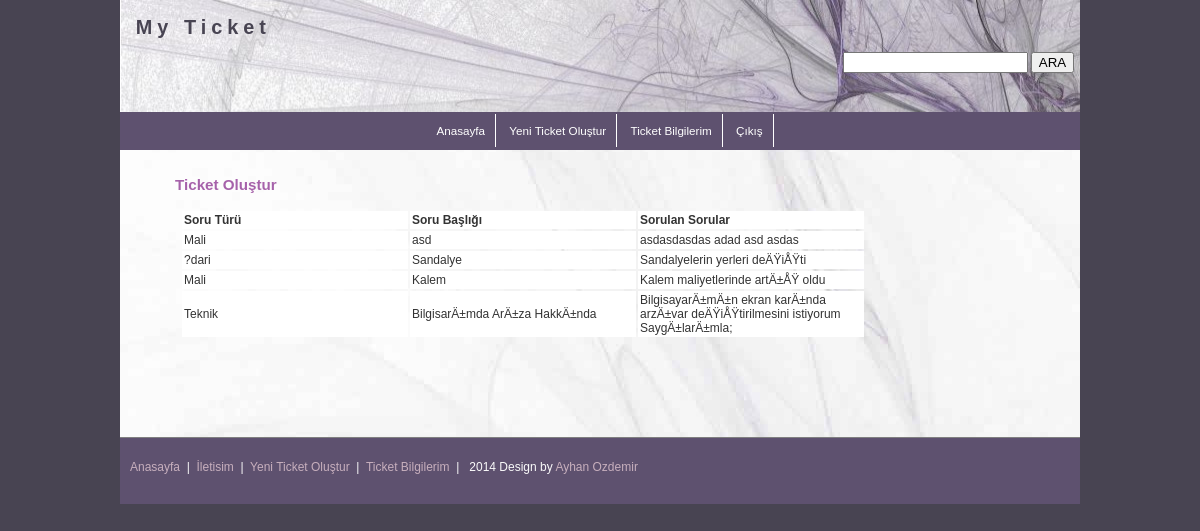
The app's page /TicketBilgilerim.php (signed in) with its own data.
### tables this page shows
CREATE TABLE IF NOT EXISTS `tickets` (
  `Id` int(11) NOT NULL AUTO_INCREMENT,
  `Kategori` text NOT NULL,
  `SoruBaslik` text NOT NULL,
  `Soru` text NOT NULL,
  `Email` text NOT NULL,
  `Cevap` text NOT NULL,
  `KullaniciAdi` text NOT NULL,
  KEY `Id` (`Id`),
  KEY `Id_2` (`Id`)
);

### TicketBilgilerim.php (the view, shortened to what this page needs)
<html>
<head>
    <link href="css/style.css" rel="stylesheet" type="text/css" />
</head>
<body>
<div id="container">
  <div id="top">
    <h1>My Ticket</h1>
    <div class="search">
      <form method="post" action="">
         <p>
             <input type="text" name="Arama" id="textfield" />
             <input type="submit" value="ARA" class="searchSubmit" />
        </p>
    </div>
  </div>
  <div id="navcontainer">
    <ul id="navlist">
      <li id="current"><a href="Index.php">Anasayfa</a></li>
      <li id="current"><a href="TicketOlustur.php">Yeni Ticket Oluştur</a></li>
      <li id="current"><a href="TicketBilgilerim.php">Ticket Bilgilerim</a></li>
      <li id="current"><a href="Logout.php">Çıkış</a></li>
    </ul>
  </div>
  <div id="content">
    <h2><span style="font-weight:bold; color:#A662AA;">Ticket Oluştur</span></h2>
    <div>
        <table class="tblTb">
            <tr>
                <td><strong>Soru Türü</strong></td><td><strong>Soru Başlığı</strong></td> <td><strong>Sorulan Sorular</strong></td>
            </tr>
           <?php
            $query =  mysql_query("SELECT * FROM tickets WHERE KullaniciAdi='{$_SESSION["KullaniciAdi"]}' $ara");
            while ($row = mysql_fetch_array($query)) {
                echo "<tr>
                    <td>{$row["Kategori"]}</td>
                    <td>{$row["SoruBaslik"]}</td>
                    <td>{$row["Soru"]}</td>
                    </tr>";
            }
            ?>
        </table>
    </div>
  </div>
    <br>
    <br>
    <br>
    <br>
  <div id="footer">
    <p><a href="Index.php">Anasayfa</a>&nbsp; |&nbsp; <a href="#">İletisim</a>&nbsp; |&nbsp; <a href="TicketOlustur.php">Yeni Ticket Oluştur</a>&nbsp; |&nbsp; <a href="TicketBilgilerim.php">Ticket Bilgilerim</a>&nbsp; | &nbsp; 2014  Design by <a href="#"> Ayhan Ozdemir</a></p>
  </div>
</div>
</body>
</html>

### css/style.css (style rules this page uses)
html, body { margin : 0; padding : 0; }
body { color : #333; background : #484452; width : 100%; font : 73% Helvetica, Tahoma, sans-serif; }
#container { width : 80%; margin : 0 auto; line-height: 2em; background : #F8F2DA url(images/bg1.jpg); color : #333; }
#top { padding : 0.5em; height: 100px; background : #C7AFBD url(images/top.jpg); color : #484452; }
#top h1 { padding : 0; margin : 10px 0 0 10px; font-size : 170%; letter-spacing: 5px; }
#content { margin-left : 20px; padding : 1em 3em 0 3em; }
#footer { clear : both; margin : 0; padding : .5em 0 1em 0; font-size : 12; border-bottom : 0px solid #808080; border-top :1px solid #808080; color : #fafafa; background : #5E516F; }
#footer a { background: inherit; color: #C7AFBD; }
#footer p { padding-left :10px; }
#navcontainer ul { text-align: center; padding-bottom: 10px; padding-top: 10px; padding-left: 0; margin-top: 0; margin-left: 0; background: #5E516F; color: #fff; width: 100%; font-family: Helvetica, Arial, sans-serif; line-height: 18px; }
#navcontainer ul li { display: inline; padding-left: 0; padding-right: 0; padding-bottom: 10px; padding-top: 10px; }
#navcontainer ul li a { padding-left: 10px; padding-right: 10px; padding-bottom: 10px; padding-top: 10px; color: #fff; text-decoration: none; border-right: 1px solid #fff; }
form { float: right; margin-bottom: 20px; }
a:link, a:visited { color : #86228B; background : transparent; text-decoration : none; }
h2 { margin : 0 0 .5em 0; font-size : 130%; color : #5E516F; background : transparent; }
.tblTb { font-family: Helvetica, Arial, sans-serif; font-size: 12px; width: 80%; padding:5px; text-align: center; }
.tblTb td { font-family: Helvetica, Arial, sans-serif; font-size: 12px; background-color: #fff; width: 20%; padding:2px; text-align: left; }

### records on screen
tickets: Kategori "Mali", SoruBaslik "asd", Soru "asdasdasdas adad asd asdas"
tickets: Kategori "?dari", SoruBaslik "Sandalye", Soru "Sandalyelerin yerleri deÄŸiÅŸti"
tickets: Kategori "Mali", SoruBaslik "Kalem", Soru "Kalem maliyetlerinde artÄ±ÅŸ oldu"
tickets: Kategori "Teknik", SoruBaslik "BilgisarÄ±mda ArÄ±za HakkÄ±nda", Soru "BilgisayarÄ±mÄ±n ekran karÄ±nda arzÄ±var deÄŸiÅŸtirilmesini istiyorum SaygÄ±larÄ±mla;"
